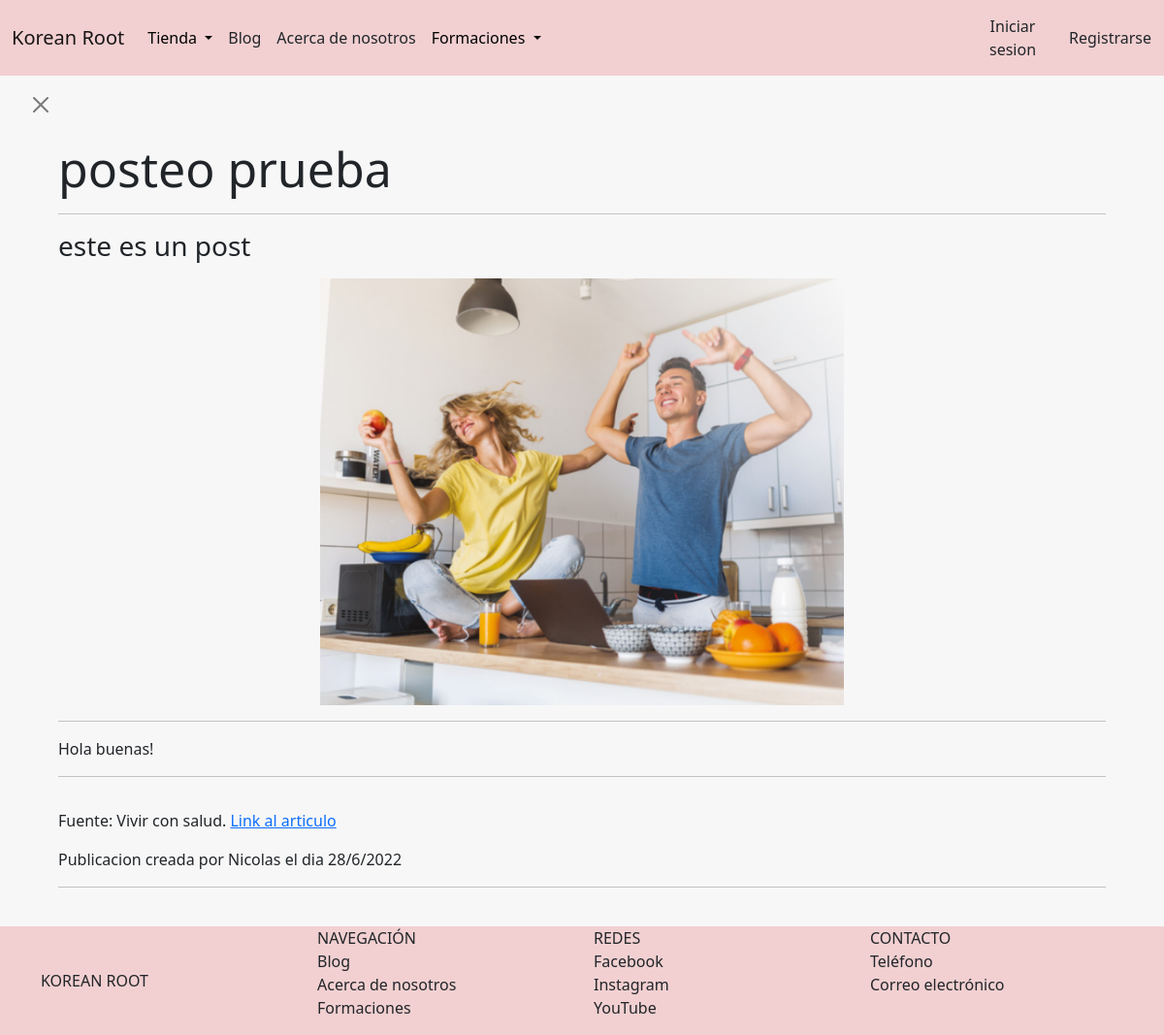
/blog/publicaciones/detalle/1, run on an earlier commit of the app's database.
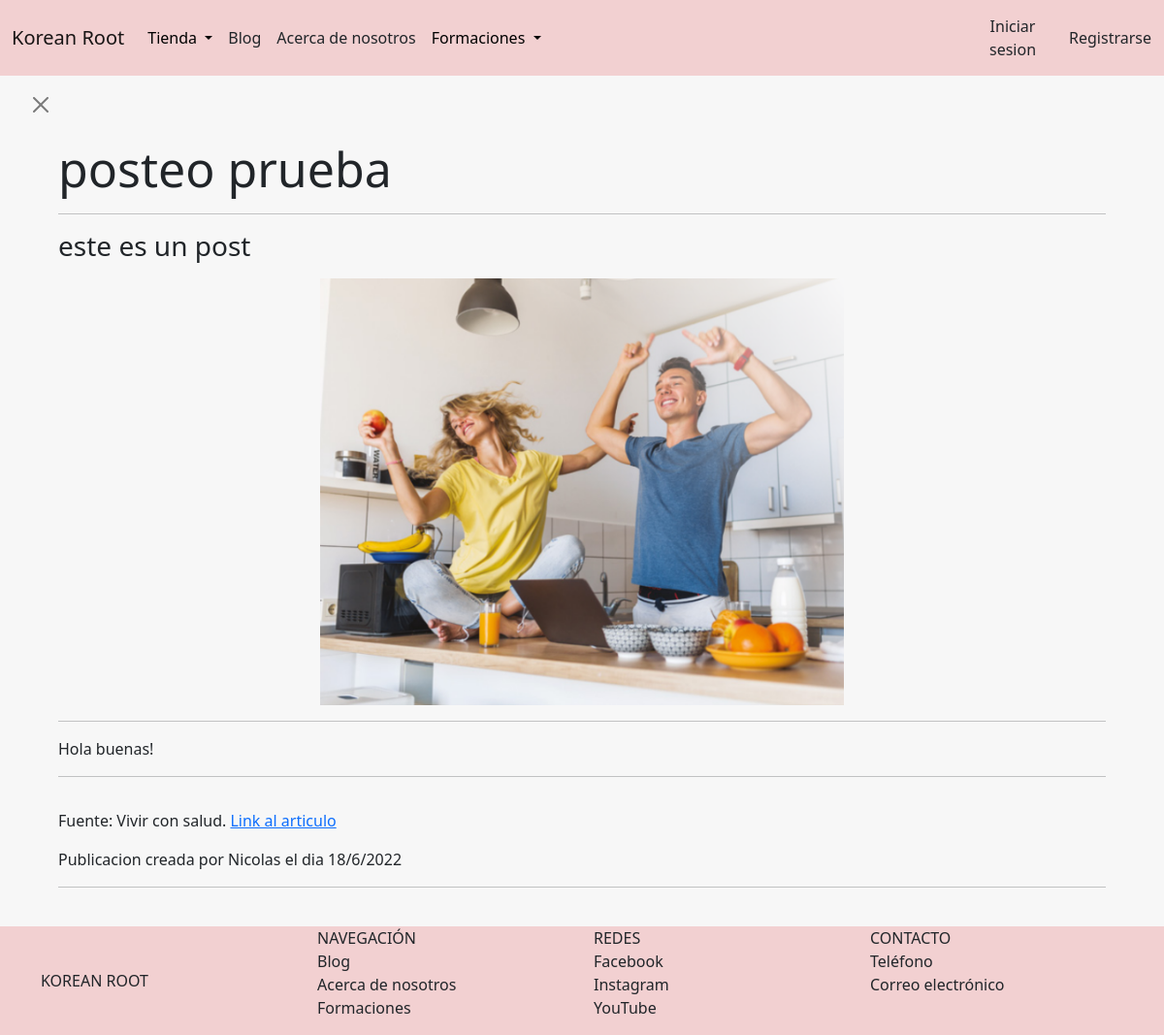
And on a later commit of the database.
### AppBlog/models.py (models this page shows, shortened)
class Post(models.Model):
    titulo = models.CharField(max_length=70)
    subtitulo = models.CharField(max_length=140)
    cuerpo = RichTextField(blank = True, null = True)
    fecha_creacion = models.DateTimeField()
    autor = models.CharField(max_length=50)
    img_portada = models.ImageField(upload_to='portadas_blog', null=True, blank=True)
    img_miniatura = models.ImageField(upload_to='miniaturas_blog', null=True, blank=True)
    fuente = models.CharField(max_length=20, null= True, blank= True)
    link_noticia = models.CharField(max_length=255, null= True, blank= True)

### AppBlog/views.py (the view)
# urls.py: path('publicaciones/detalle/<id>', publicacionDetalle, name='publicacion_detalle'),
def publicacionDetalle(request, id):
    publicacion = Post.objects.get(id=id)
    return render(request, 'AppBlog/publicacionDetalle.html',{'titulo': publicacion.titulo,'subtitulo': publicacion.subtitulo, 'cuerpo': publicacion.cuerpo,
    'fecha_creacion': publicacion.fecha_creacion, 'autor': publicacion.autor, 'img_portada': publicacion.img_portada, 'fuente': publicacion.fuente, 'link_noticia': publicacion.link_noticia})

### AppBlog/templates/AppBlog/publicacionDetalle.html (shortened to what this page needs)
{% extends 'AppTienda/padre.html' %}
{% load static %}
{% block contenidoQueCambia %}
<button type="button" class="btn-close" aria-label="Close" style="margin-left: 2.5%; margin-top: 1.5%;">
    <a
    href="{% url 'blog:lista_publicaciones' %}"
    style="color: rgb(255, 255, 255); text-decoration: none;"
    >
    </a>
</button>
    <div style="margin-right: 5%; margin-left: 5%; margin-bottom: 2%; margin-top: 2%;">
        <h1 style="font-size: 50px">{{titulo}}</h1>
        <hr>
        <h3 style="margin-bottom: 1rem;">{{subtitulo}}</h3>
        {% if img_portada %}
            <img
            src="{{img_portada.url}}"
            width="50%"
            style=
            "display: block;
            margin-left: auto;
            margin-right: auto;
            width: 50%;">
        {% else %}
            <img src="\media\portadadefault.jpg" height="400"/>
        {% endif %}
        <hr>
        <p style="font-size: 20px;">{{cuerpo|safe}}</p>
        <hr style="margin-bottom: 3%;">
        {% if fuente %}
            <p>
                Fuente: {{fuente}}.
                <a href='{{link_noticia}}'>Link al articulo</a>
            </p>
        {% endif %}
        <p>Publicacion creada por {{autor}} el dia {{fecha_creacion|date:'d/n/Y'}}</p>
        <hr>
    </div>
{% endblock %}

What changed in the data, as far as the page shows it:
changed Post "posteo prueba": fecha_creacion "28/6/2022" → "18/6/2022"
